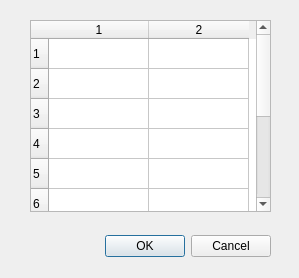
<?xml version="1.0" encoding="UTF-8"?>
<ui version="4.0">
 <class>Dialog</class>
 <widget class="QDialog" name="Dialog">
  <property name="geometry">
   <rect>
    <x>0</x>
    <y>0</y>
    <width>299</width>
    <height>278</height>
   </rect>
  </property>
  <property name="windowTitle">
   <string>Создание базы данных</string>
  </property>
  <widget class="QDialogButtonBox" name="buttonBox">
   <property name="geometry">
    <rect>
     <x>90</x>
     <y>230</y>
     <width>181</width>
     <height>32</height>
    </rect>
   </property>
   <property name="orientation">
    <enum>Qt::Horizontal</enum>
   </property>
   <property name="standardButtons">
    <set>QDialogButtonBox::Cancel|QDialogButtonBox::Ok</set>
   </property>
  </widget>
  <widget class="QTableWidget" name="tableWidget">
   <property name="geometry">
    <rect>
     <x>30</x>
     <y>20</y>
     <width>241</width>
     <height>192</height>
    </rect>
   </property>
   <property name="frameShape">
    <enum>QFrame::StyledPanel</enum>
   </property>
   <property name="sortingEnabled">
    <bool>false</bool>
   </property>
   <property name="rowCount">
    <number>10</number>
   </property>
   <property name="columnCount">
    <number>2</number>
   </property>
   <attribute name="horizontalHeaderCascadingSectionResizes">
    <bool>true</bool>
   </attribute>
   <attribute name="horizontalHeaderShowSortIndicator" stdset="0">
    <bool>false</bool>
   </attribute>
   <row/>
   <row/>
   <row/>
   <row/>
   <row/>
   <row/>
   <row/>
   <row/>
   <row/>
   <row/>
   <column/>
   <column/>
  </widget>
 </widget>
 <resources/>
 <connections>
  <connection>
   <sender>buttonBox</sender>
   <signal>accepted()</signal>
   <receiver>Dialog</receiver>
   <slot>accept()</slot>
   <hints>
    <hint type="sourcelabel">
     <x>248</x>
     <y>254</y>
    </hint>
    <hint type="destinationlabel">
     <x>157</x>
     <y>274</y>
    </hint>
   </hints>
  </connection>
  <connection>
   <sender>buttonBox</sender>
   <signal>rejected()</signal>
   <receiver>Dialog</receiver>
   <slot>reject()</slot>
   <hints>
    <hint type="sourcelabel">
     <x>316</x>
     <y>260</y>
    </hint>
    <hint type="destinationlabel">
     <x>286</x>
     <y>274</y>
    </hint>
   </hints>
  </connection>
 </connections>
</ui>
